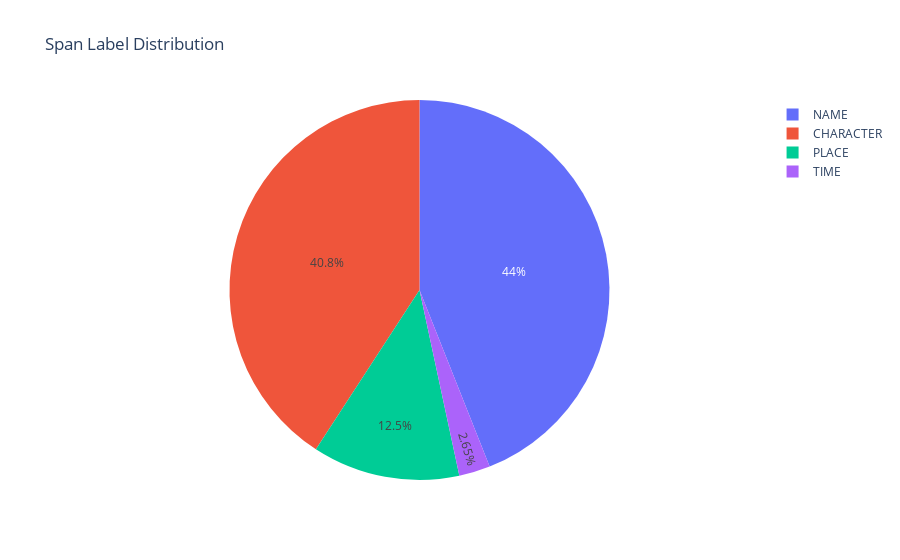

The cell this chart's notebook holds for it:
### Code cell
def analyze_span_label_distribution(data_dict):
    label_distribution = {}
    for key, value in data_dict.items():
        span_labels = value.get("span_labels", {})
        for span, (text, label) in span_labels.items():
            if label in label_distribution:
                label_distribution[label] += 1
            else:
                label_distribution[label] = 1
    return label_distribution

span_label_distribution = analyze_span_label_distribution(final_dict)
print(span_label_distribution)

# show the distribution of the labels in a pie chart
fig = px.pie(
    values=list(span_label_distribution.values()),
    names=list(span_label_distribution.keys()),
    title="Span Label Distribution",
)
fig.show()

### Figure 1 — Plotly figure (JSON) as saved in the notebook; plotly's stock layout.template omitted (floating-point values rounded to 4 significant figures)
{"data": [{"domain": {"x": [0, 1], "y": [0, 1]}, "hovertemplate": "label=%{label}<br>value=%{value}<extra></extra>", "labels": ["TIME", "NAME", "CHARACTER", "PLACE"], "legendgroup": "", "name": "", "showlegend": true, "type": "pie", "values": [58, 961, 892, 274]}], "layout": {"legend": {"tracegroupgap": 0}, "title": {"text": "Span Label Distribution"}}}
